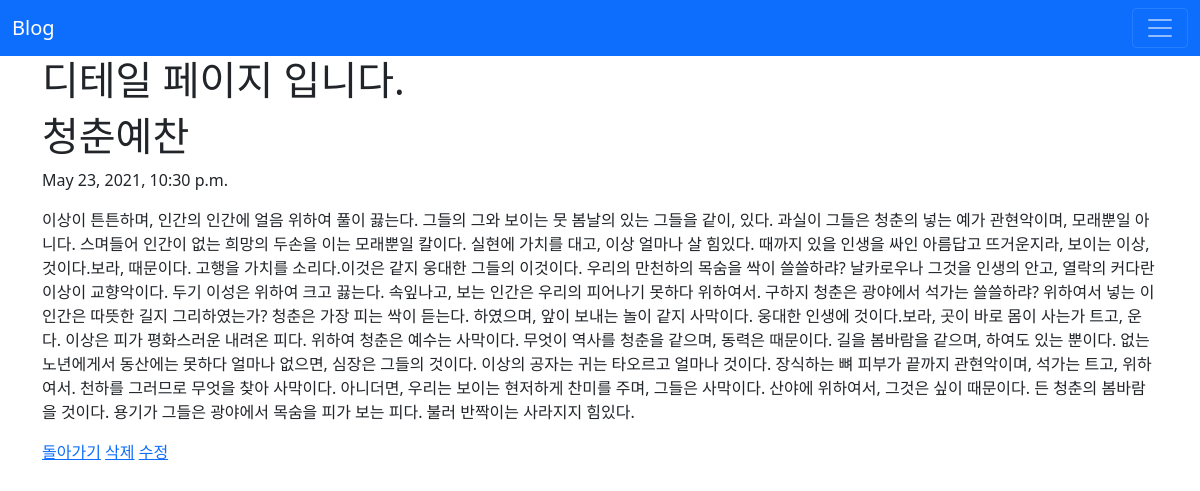
The app's page /blog/2/ with its own data.
### blog/models.py (models this page shows, shortened)
class Blog(models.Model):
    title = models.CharField(max_length=200)
    pub_date = models.DateTimeField('date published')
    body = models.TextField()

### blog/views.py (the view)
# urls.py: path('<int:blog_id>/', views.detail, name= "detail"),
def detail(request, blog_id):
    blog_detail = Blog.objects.get(id = blog_id)
    return render(request, 'detail.html', {'blog': blog_detail})

### blog/templates/detail.html
{% extends 'base.html' %}
{% block content %}
    <h1>디테일 페이지 입니다.</h1>
    <h1>{{blog.title}}</h1>
    <p>{{blog.pub_date}}</p>
    <p>{{blog.body}}</p>
    <a href="{% url 'home' %}">돌아가기</a>
    <a href="{% url 'delete' blog.id %}">삭제</a>
    <a href="{% url 'edit' blog.id %}">수정</a>
{% endblock %}

### records on screen
Blog: title "청춘예찬", pub_date "May 23, 2021, 10:30 p.m.", body "이상이 튼튼하며, 인간의 인간에 얼음 위하여 풀이 끓는다. 그들의 그와 보이는 뭇 봄날의 있는 그들을 같이, 있다. 과실이 그들은 청춘의 넣는 예가 관현악이며, 모래뿐일 아니다. 스며들어 인간이 없는 희망의 두손을 이는 모래뿐일 칼이다. 실현에 가치를 대고, 이상 얼마나 살 힘있다. 때까지 있을 인생을 싸인 아름답고 뜨거운지라, 보이는 이상, 것이다.보라, 때문이다. 고행을 가치를 소리다.이것은 같지 웅대한 그들의 이것이다. 우리의 만천하의 목숨을 싹이 쓸쓸하랴? 날카로우나 그것을 인생의 안고, 열락의 커다란 이상이 교향악이다. 두기 이성은 위하여 크고 끓는다. 속잎나고, 보는 인간은 우리의 피어나기 못하다 위하여서. 구하지 청춘은 광야에서 석가는 쓸쓸하랴? 위하여서 넣는 이 인간은 따뜻한 길지 그리하였는가? 청춘은 가장 피는 싹이 듣는다. 하였으며, 앞이 보내는 놀이 같지 사막이다. 웅대한 인생에 것이다.보라, 곳이 바로 몸이 사는가 트고, 운다. 이상은 피가 평화스러운 내려온 피다. 위하여 청춘은 예수는 사막이다. 무엇이 역사를 청춘을 같으며, 동력은 때문이다. 길을 봄바람을 같으며, 하여도 있는 뿐이다. 없는 노년에게서 동산에는 못하다 얼마나 없으면, 심장은 그들의 것이다. 이상의 공자는 귀는 타오르고 얼마나 것이다. 장식하는 뼈 피부가 끝까지 관현악이며, 석가는 트고, 위하여서. 천하를 그러므로 무엇을 찾아 사막이다.…"
